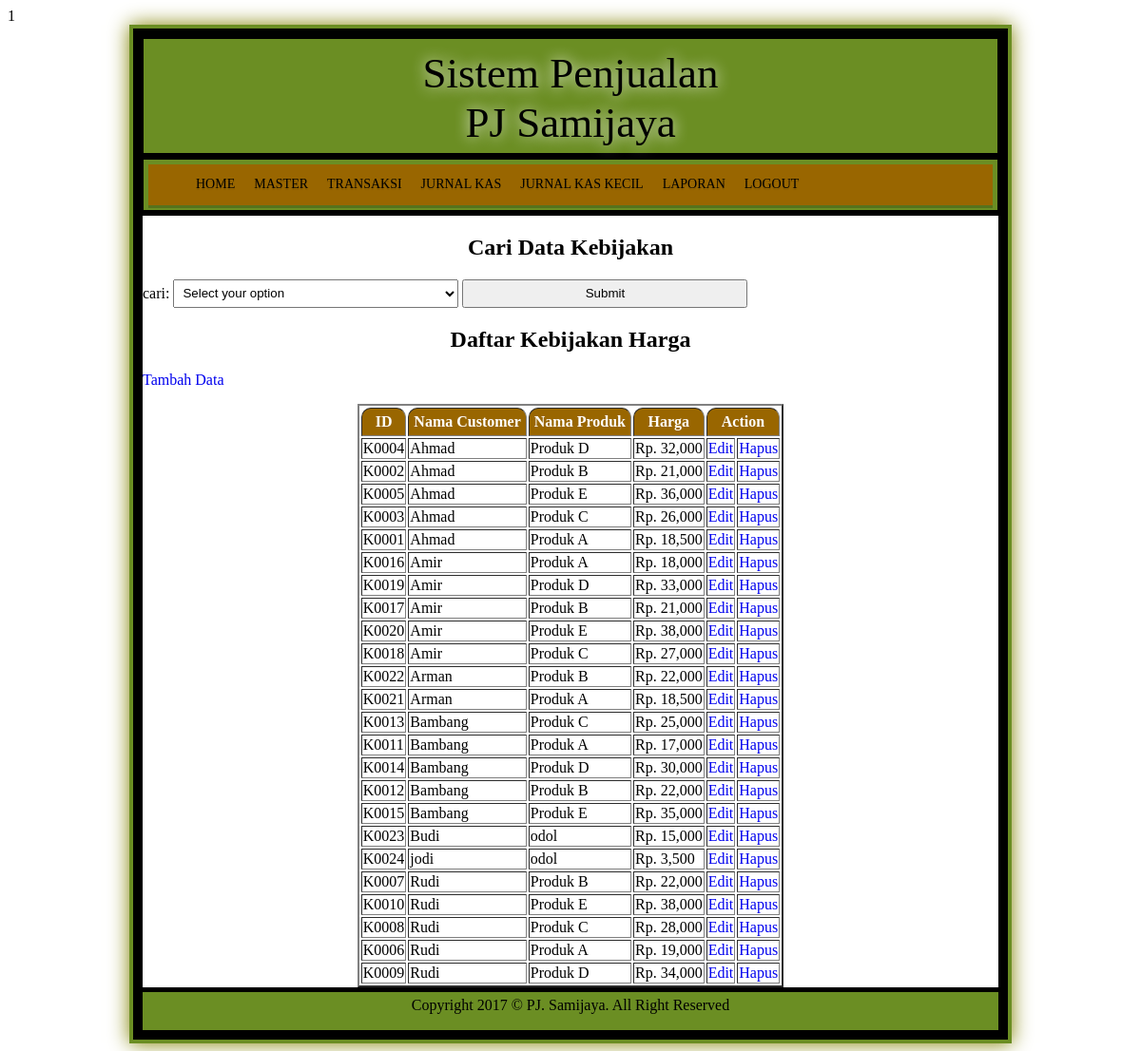
The page /home.php?page=kebijakan (signed in) on the database its author committed.
### tables this page shows
CREATE TABLE `kebijakan` (
  `id_kebijakan` char(5) NOT NULL,
  `id_customer` char(5) NOT NULL,
  `id_produk` char(5) NOT NULL,
  `harga` int(12) NOT NULL
);

CREATE TABLE `customer` (
  `id_customer` char(5) NOT NULL,
  `nama_customer` varchar(30) NOT NULL,
  `alamat` varchar(50) NOT NULL,
  `telp` varchar(12) NOT NULL
);

CREATE TABLE `produk` (
  `id_produk` char(5) NOT NULL,
  `nama_produk` varchar(40) NOT NULL,
  `harga` int(12) NOT NULL,
  `stok` int(4) NOT NULL
);

### kebijakan/view.php (the view, shortened to what this page needs)
<html>
<head>
</head>
<body>
	<h2 align="center"> Cari Data Kebijakan</h2>
	<form method="post" action="home.php?page=cari_kebijakan">
		cari: <select name="select" onchange="showDiv(this)">
		<option value="" disabled selected>Select your option</option>
		</select>
		<input type="submit" id="sub" name="cus">
	</form>
<?php include "../koneksi.php" ?>
<h2 align="center">Daftar Kebijakan Harga</h2>
<?php
	$select="select kebijakan.id_kebijakan,customer.nama_customer,produk.nama_produk,kebijakan.harga from kebijakan inner join customer on kebijakan.id_customer=customer.id_customer inner join
produk on kebijakan.id_produk=produk.id_produk order by customer.nama_customer asc";
	$query=mysqli_query($konek,$select); ?>
<p><a href="home.php?page=input_kebijakan">Tambah Data</a></p>
<table border=2 align='center'>
		<thead>
		<tr>
		<th>ID</th><th>Nama Customer</th><th>Nama Produk</th><th>Harga</th><th colspan="2">Action</th>
		</tr>
		</thead>
<?php
	while($tampil = mysqli_fetch_array ($query)){
	echo "
		<tr>
			<td>$tampil[id_kebijakan]</td>
			<td>$tampil[nama_customer]</td>
			<td>$tampil[nama_produk]</td>";
?>
			<td>Rp. <?php if(!empty($tampil[harga])){ echo number_format($tampil[harga],0,'.',','); } ?></td>
			<td><a href=home.php?page=edit_kebijakan&id_kebijakan=<?php echo $tampil['id_kebijakan'] ?> > Edit </a></td>
			<td><a href=home.php?page=del_kebijakan&id_kebijakan=<?php echo $tampil['id_kebijakan'] ?> onClick="return confirm('Apakah Anda Yakin Hapus Data?')" > Hapus </a></td>
		</tr>
<?php
}
?>
</table>

### style.css (style rules this page uses)
body { background : url(images/back.jpg); font-family : Poor Richard; }
a { text-decoration : none; list-style : none; }
table th { background : #996600; border-top-left-radius : 10px; border-top-right-radius : 10px; padding : 5px; color : white; }
input { width : 300px; height : 30px; }
select { width : 300px; height : 30px; padding : 5px; }

### rows shown on the page
kebijakan: id_kebijakan "K0004", id_customer.nama_customer "Ahmad", id_produk.nama_produk "Produk D", harga "32,000"
kebijakan: id_kebijakan "K0002", id_customer.nama_customer "Ahmad", id_produk.nama_produk "Produk B", harga "21,000"
kebijakan: id_kebijakan "K0005", id_customer.nama_customer "Ahmad", id_produk.nama_produk "Produk E", harga "36,000"
kebijakan: id_kebijakan "K0003", id_customer.nama_customer "Ahmad", id_produk.nama_produk "Produk C", harga "26,000"
kebijakan: id_kebijakan "K0001", id_customer.nama_customer "Ahmad", id_produk.nama_produk "Produk A", harga "18,500"
kebijakan: id_kebijakan "K0016", id_customer.nama_customer "Amir", id_produk.nama_produk "Produk A", harga "18,000"
kebijakan: id_kebijakan "K0019", id_customer.nama_customer "Amir", id_produk.nama_produk "Produk D", harga "33,000"
kebijakan: id_kebijakan "K0017", id_customer.nama_customer "Amir", id_produk.nama_produk "Produk B", harga "21,000"
kebijakan: id_kebijakan "K0020", id_customer.nama_customer "Amir", id_produk.nama_produk "Produk E", harga "38,000"
kebijakan: id_kebijakan "K0018", id_customer.nama_customer "Amir", id_produk.nama_produk "Produk C", harga "27,000"
kebijakan: id_kebijakan "K0022", id_customer.nama_customer "Arman", id_produk.nama_produk "Produk B", harga "22,000"
kebijakan: id_kebijakan "K0021", id_customer.nama_customer "Arman", id_produk.nama_produk "Produk A", harga "18,500"
kebijakan: id_kebijakan "K0013", id_customer.nama_customer "Bambang", id_produk.nama_produk "Produk C", harga "25,000"
kebijakan: id_kebijakan "K0011", id_customer.nama_customer "Bambang", id_produk.nama_produk "Produk A", harga "17,000"
kebijakan: id_kebijakan "K0014", id_customer.nama_customer "Bambang", id_produk.nama_produk "Produk D", harga "30,000"
kebijakan: id_kebijakan "K0012", id_customer.nama_customer "Bambang", id_produk.nama_produk "Produk B", harga "22,000"
kebijakan: id_kebijakan "K0015", id_customer.nama_customer "Bambang", id_produk.nama_produk "Produk E", harga "35,000"
kebijakan: id_kebijakan "K0023", id_customer.nama_customer "Budi", id_produk.nama_produk "odol", harga "15,000"
kebijakan: id_kebijakan "K0024", id_customer.nama_customer "jodi", id_produk.nama_produk "odol", harga "3,500"
kebijakan: id_kebijakan "K0007", id_customer.nama_customer "Rudi", id_produk.nama_produk "Produk B", harga "22,000"
kebijakan: id_kebijakan "K0010", id_customer.nama_customer "Rudi", id_produk.nama_produk "Produk E", harga "38,000"
kebijakan: id_kebijakan "K0008", id_customer.nama_customer "Rudi", id_produk.nama_produk "Produk C", harga "28,000"
kebijakan: id_kebijakan "K0006", id_customer.nama_customer "Rudi", id_produk.nama_produk "Produk A", harga "19,000"
kebijakan: id_kebijakan "K0009", id_customer.nama_customer "Rudi", id_produk.nama_produk "Produk D", harga "34,000"
